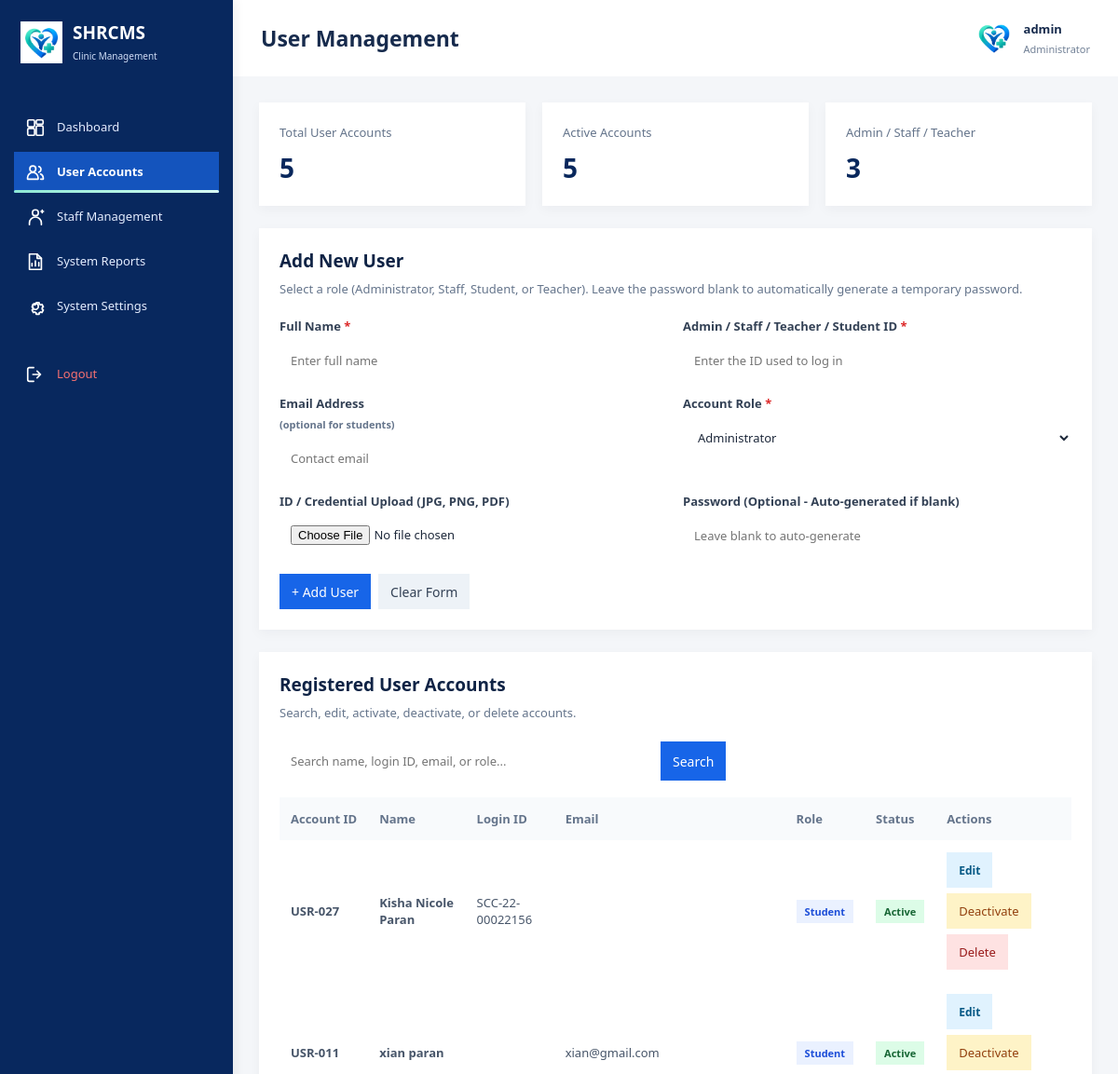
/php/Admin_Dashboard/user_management.php (signed in, upper part), run on an earlier commit of the app's database.
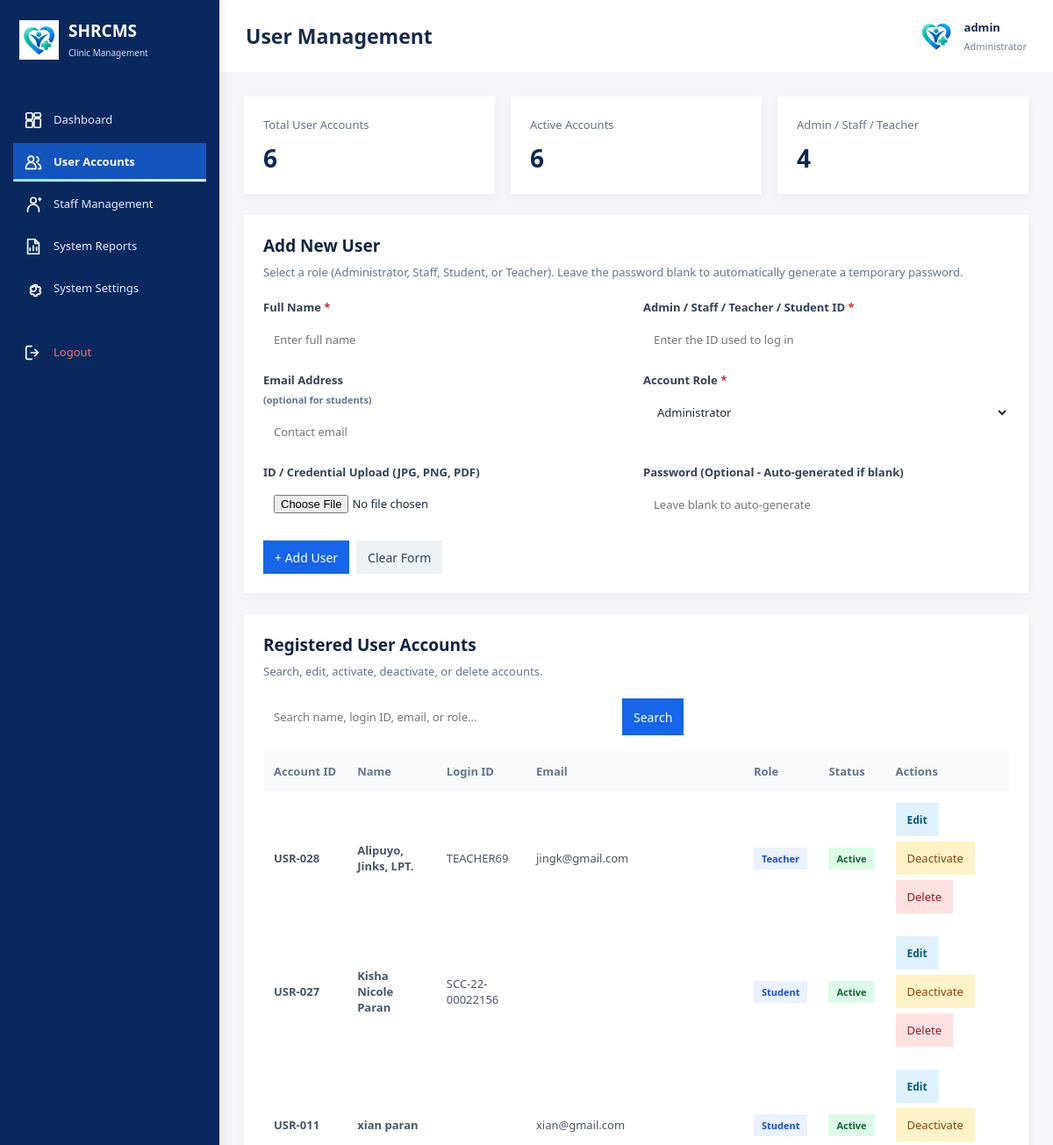
And on a later commit of the database.
### tables this page shows
CREATE TABLE `users` (
  `id` int NOT NULL,
  `name` varchar(100) NOT NULL,
  `email` varchar(100) DEFAULT NULL,
  `role` varchar(50) DEFAULT 'User',
  `password` varchar(255) NOT NULL,
  `status` varchar(20) DEFAULT 'Active',
  `created_at` timestamp NOT NULL DEFAULT CURRENT_TIMESTAMP,
  `student_id_no` varchar(50) DEFAULT NULL
);

### php/Admin_Dashboard/user_management.php (the view, shortened to what the changed rows need)
<?php
require_once __DIR__ . '/../db.php';
$conn->set_charset('utf8mb4');
function e($value): string
{
    return htmlspecialchars((string)($value ?? ''), ENT_QUOTES, 'UTF-8');
}
$editingUser = null;
$sql = "SELECT u.id, u.name, u.email, u.role, u.status,
               CASE
                   WHEN LOWER(u.role) = 'student' THEN u.student_id_no
                   WHEN LOWER(u.role) = 'administrator' THEN adm.admin_id_no
                   WHEN LOWER(u.role) = 'teacher' THEN tch.teacher_id_no
                   WHEN LOWER(u.role) = 'staff' THEN staff.staff_id_no
                   ELSE NULL
               END AS login_id,
               CASE
                   WHEN LOWER(u.role) = 'student' THEN st.id_document
                   WHEN LOWER(u.role) = 'teacher' THEN tch.id_document
                   WHEN LOWER(u.role) = 'staff' THEN staff.id_document
                   ELSE NULL
               END AS id_document
        FROM users u
        LEFT JOIN admin adm ON adm.email = u.email AND LOWER(u.role) = 'administrator'
        LEFT JOIN teachers tch ON tch.email = u.email AND LOWER(u.role) = 'teacher'
        LEFT JOIN staff ON staff.email = u.email AND LOWER(u.role) = 'staff'
        LEFT JOIN students st ON st.user_id = u.id AND LOWER(u.role) = 'student'";
$sql .= ' ORDER BY u.id DESC';
$stmt = $conn->prepare($sql);
$stmt->execute();
$userResult = $stmt->get_result();
$userList = [];
while ($row = $userResult->fetch_assoc()) {
    $userList[] = $row;
}
$totalUsers = (int)($conn->query('SELECT COUNT(*) AS total FROM users')->fetch_assoc()['total'] ?? 0);
$activeUsers = (int)($conn->query("SELECT COUNT(*) AS total FROM users WHERE status = 'Active'")->fetch_assoc()['total'] ?? 0);
$staffUsers = (int)($conn->query("SELECT COUNT(*) AS total FROM users WHERE role IN ('Staff', 'Teacher', 'Administrator')")->fetch_assoc()['total'] ?? 0);
?>
<!DOCTYPE html>
<html lang="en">
<head>
    <link rel="stylesheet" href="../../css/style.css?v=20261114-icons">
    <link rel="stylesheet" href="../../css/admin-dashboard.css?v=20261117-admin-operations">
    <link rel="stylesheet" href="../../css/user-management.css">
</head>
<body class="admin-dashboard-body">
    <main class="admin-main-content">
        <header class="admin-header-bar">
            <h2>User Management</h2>
        </header>
        <div class="um-content">
            <div class="um-cards">
                <div class="um-card">
                    <span>Total User Accounts</span>
                    <strong><?= number_format($totalUsers) ?></strong>
                </div>
                <div class="um-card">
                    <span>Active Accounts</span>
                    <strong><?= number_format($activeUsers) ?></strong>
                </div>
                <div class="um-card">
                    <span>Admin / Staff / Teacher</span>
                    <strong><?= number_format($staffUsers) ?></strong>
                </div>
            </div>
            <section class="um-panel" id="user-form">
                <h2 class="um-heading"><?= $editingUser ? 'Edit User Account' : 'Add New User' ?></h2>
            </section>
            <section class="um-panel">
                <h2 class="um-heading">Registered User Accounts</h2>
                <div class="um-table-wrap">
                    <table class="um-table">
                        <thead>
                            <tr>
                                <th>Account ID</th>
                                <th>Name</th>
                                <th>Login ID</th>
                                <th>Email</th>
                                <th>Role</th>
                                <th>Status</th>
                                <th>Actions</th>
                            </tr>
                        </thead>
                        <tbody>
                            <?php if ($userList): ?>
                                <?php foreach ($userList as $user): ?>
                                    <?php $isActive = ($user['status'] ?? '') === 'Active'; ?>
                                    <tr>
                                        <td><strong>USR-<?= str_pad((string)$user['id'], 3, '0', STR_PAD_LEFT) ?></strong></td>
                                        <td class="um-user-name"><?= e($user['name']) ?></td>
                                        <td><?= e($user['login_id'] ?? '') ?></td>
                                        <td><?= e($user['email'] ?? '') ?></td>
                                        <td><span class="um-badge um-role"><?= e($user['role']) ?></span></td>
                                        <td>
                                            <span class="um-badge <?= $isActive ? 'um-active' : 'um-inactive' ?>">
                                                <?= e($user['status'] ?? 'Unknown') ?>
                                            </span>
                                        </td>
                                        <td>
                                            <div class="um-row-actions">
                                                <a class="um-btn um-edit" href="user_management.php?edit=<?= (int)$user['id'] ?>#user-form">Edit</a>
                                                <form method="POST" action="user_management.php">
                                                    <button class="um-btn um-toggle" type="submit">
                                                        <?= $isActive ? 'Deactivate' : 'Activate' ?>
                                                    </button>
                                                </form>
                                                <form method="POST" action="user_management.php"
                                                    onsubmit="return confirm('Permanently delete this account? This cannot be undone.');">
                                                    <button class="um-btn um-delete" type="submit">Delete</button>
                                                </form>
                                            </div>
                                        </td>
                                    </tr>
                                <?php endforeach; ?>
                            <?php endif; ?>
                        </tbody>
                    </table>
                </div>
            </section>
        </div>
    </main>
</body>
</html>

What changed in the data, as far as the page shows it:
added users: id "028", name "Alipuyo, Jinks, LPT.", login_id "TEACHER69", email "jingk@gmail.com", role "Teacher", status "Active", shows "Deactivate"
Also different on the page:
$totalUsers: "5" → "6"
$activeUsers: "5" → "6"
$staffUsers: "3" → "4"
